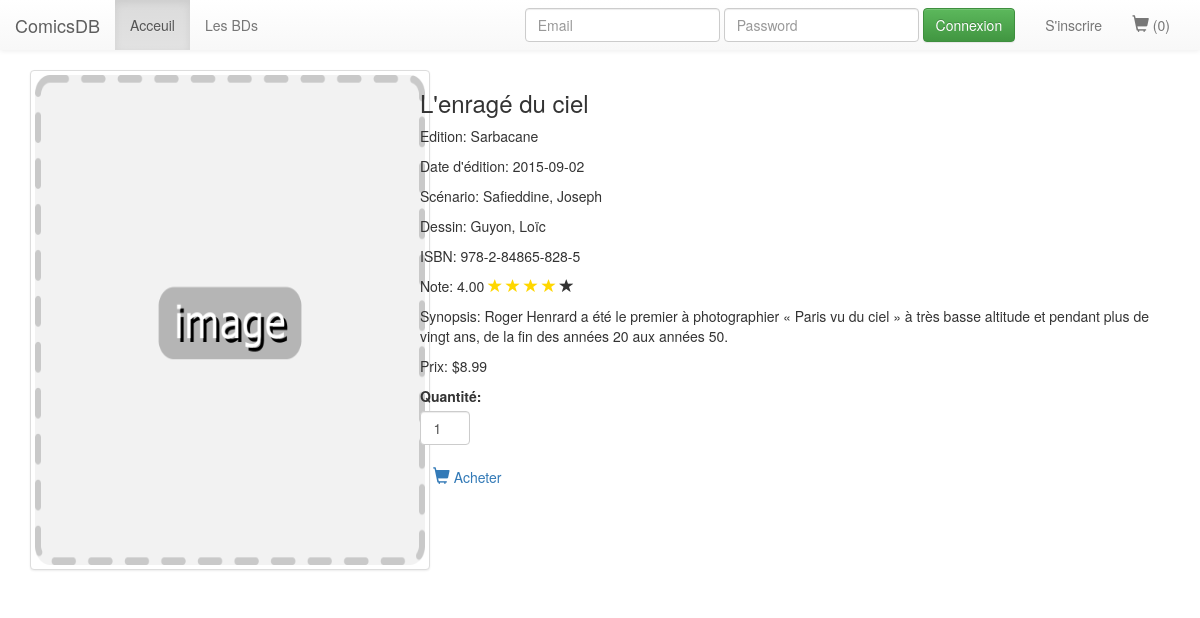
The app's page /comic_detail.php?comic_id=3 with its own data.
### tables this page shows
CREATE TABLE IF NOT EXISTS `comics` (
  `comic_id` mediumint(8) unsigned NOT NULL AUTO_INCREMENT,
  `publisher_id` mediumint(8) unsigned NOT NULL,
  `author_id` mediumint(9) unsigned NOT NULL,
  `category_id` tinyint(3) unsigned NOT NULL,
  `title` varchar(45) NOT NULL,
  `description` varchar(255) NOT NULL,
  `isbn` varchar(25) NOT NULL,
  `rating` float(10,2) NOT NULL,
  `price` decimal(10,2) NOT NULL,
  `cover_img_path` varchar(60) DEFAULT NULL,
  `preview_img_path` varchar(60) DEFAULT NULL,
  `publishing_date` datetime NOT NULL,
  PRIMARY KEY (`comic_id`),
  KEY `title` (`title`),
  KEY `price` (`price`),
  KEY `rating` (`rating`),
  KEY `publisher_id` (`publisher_id`),
  KEY `category_id` (`category_id`),
  KEY `author_id` (`author_id`)
);

CREATE TABLE IF NOT EXISTS `publishers` (
  `publisher_id` mediumint(8) unsigned NOT NULL AUTO_INCREMENT,
  `name` varchar(45) NOT NULL,
  PRIMARY KEY (`publisher_id`)
);

CREATE TABLE IF NOT EXISTS `authors` (
  `author_id` mediumint(8) unsigned NOT NULL AUTO_INCREMENT,
  `Writer` varchar(45) NOT NULL,
  `Artist` varchar(45) NOT NULL,
  PRIMARY KEY (`author_id`)
);

### data/_comics.php (called while the page is built, shortened)
<?php
require_once '_dbConnect.php';
function get_item_details($item_id) {
    global $mysqli;
    $result = false;
    $table_comics = TB_COMICS;
    $queryString = "SELECT * FROM $table_comics WHERE comic_id = $item_id";
    $queryResult = $mysqli->query($queryString);
    if ($queryResult) {
        $result = $queryResult->fetch_assoc();
    }
    return $result;
}

### data/_publishers.php (called while the page is built)
<?php
require_once '_dbConnect.php';
function get_publishers($publisher_id = false)
{
    global $mysqli;
    $result = false;
    $table_publishers = TB_PUBLISHERS;
    $queryString = "SELECT * FROM $table_publishers";
    if (false !== $publisher_id) {
        $queryString .= " WHERE publisher_id = $publisher_id";
    }
    $queryResult = $mysqli->query($queryString);
    if ($queryResult && ($queryResult->num_rows > 0)) {
        $result = array();
        while ($row = $queryResult->fetch_assoc()) {
            $result[] = $row;
        }
    }
    return $result;
}

### data/_authors.php (called while the page is built, shortened)
<?php
require_once '_dbConnect.php';
function get_authors($author_id = false)
{
    global $mysqli;
    $result = false;
    $table_authors = TB_AUTHORS;
    $queryString = "SELECT Writer, Artist  FROM $table_authors";
    if (false !== $author_id) {
        $queryString .= " WHERE author_id = $author_id";
    }
    $queryResult = $mysqli->query($queryString);
    if ($queryResult && ($queryResult->num_rows > 0)) {
        $result = array();
        while ($row = $queryResult->fetch_assoc()) {
            $result[] = $row;
        }
    }
    return $result;
}

### comic_detail.php (the view, shortened to what this page needs)
<?php
require_once 'data/_comics.php';
require_once 'data/_authors.php';
require_once 'data/_publishers.php';
if (array_key_exists(ITEM_ID, $_GET)) {
    $item = get_item_details($_GET[ITEM_ID]);
} else if (!$item) {
    $err_msg = 'Aucunne BD ne correspond à cette requête.';
} else {
    $err_msg = 'Aucun resultat.';
}
$authors = get_authors($item[AUTHOR_ID]);
$publishers = get_publishers($item[PUBLISHER_ID]);
?>
<!DOCTYPE html>
<html lang="en">
<head>
    <link rel="stylesheet" href="https://maxcdn.bootstrapcdn.com/bootstrap/3.3.5/css/bootstrap.min.css">
    <link rel="stylesheet" href="https://maxcdn.bootstrapcdn.com/bootstrap/3.3.5/css/bootstrap-theme.min.css">
    <link rel="stylesheet" href="style/main.css" />
</head>
<body>
<?php require_once('views/_view_header.php') ?>
<div class="container-fluid">
    <div class="col-md-4">
        <img class="thumbnail" src="<?php echo $item[ITEM_COVER]; ?>" alt="<?php echo $item[ITEM_TITLE]; ?>" onerror="this.src='images/couv/place_holder.png'" />
    </div>
    <div class="col-md-8">
        <h3><?php echo $item[ITEM_TITLE]; ?></h3>
        <p>Edition: <?php echo $publishers[0][PUBLISHER_NAME]; ?></p>
        <P>Date d'édition: <?php echo date('Y-m-d', strtotime($item[ITEM_P_DATE])) ?></p>
        <p>Scénario: <?php echo $authors[0][WRITER]; ?></p>
        <p>Dessin: <?php echo $authors[0][ARTIST]; ?></p>
        <p>ISBN: <?php echo $item[ITEM_ISBN]; ?></P>
        <p>Note: <?php echo $item[ITEM_RATING] ?>
            <?php if ($item[ITEM_RATING] >= 0) {
                    for($i = 1; $i <= round($item[ITEM_RATING]); $i++) { ?>
            <span class="glyphicon glyphicon-star gold" aria-hidden="true"></span>
            <?php }
                    for($i = round($item[ITEM_RATING])+1; $i <= MAX_NOTE; $i++) { ?>
            <span class="glyphicon glyphicon-star" aria-hidden="true"></span>
            <?php } } ?>
        </p>
        <p>Synopsis: <?php echo $item[ITEM_DESC] ?></p>
        <p>Prix: <?php echo '$',$item[ITEM_PRICE] ?></p>
        <form class="form" action="cart.php" method="get">
            <div class="form-group">
                <label for="qty">Quantité:</label>
                <input id="qty" class="form-control input-xs" name="item_qty" type="number" min="1" max="100" value="1" />
            </div>
            <div class="form-group">
                <button id="cart_detail" type="submit" name="<?php echo P_ADD_TO_CART ?>" class="btn btn-link" value="<?php echo $item[ITEM_ID]; ?>">
                    <span class="glyphicon glyphicon-shopping-cart" aria-hidden="true"></span> Acheter
                </button>
            </div>
        </form>
    </div>
</div>
</body>
</html>

### style/main.css (style rules this page uses)
body { margin: 0; padding: 0; }
img.thumbnail { width: 400px; height: 500px; }
.gold { color: gold; }
span.glyphicon-shopping-cart { font-size: 1.2em; }
#qty { width: 50px; text-align: center; }

### records on screen
comics: cover_img_path (picture), title "L'enragé du ciel", publishing_date "2015-09-02", isbn "978-2-84865-828-5", rating "4.00", description "Roger Henrard a été le premier à photographier « Paris vu du ciel » à très basse altitude et pendant plus de vingt ans, de la fin des années 20 aux années 50.", price "8.99"
publishers: name "Sarbacane"
authors: Writer "Safieddine, Joseph", Artist "Guyon, Loïc"

### other values on screen
SITE_NAME "ComicsDB"
$_SESSION[SESS_CART_TOTAL] "0"
